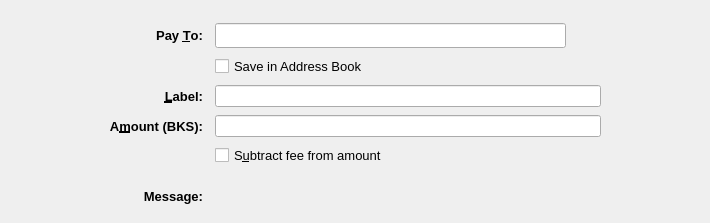
<?xml version="1.0" encoding="UTF-8"?>
<ui version="4.0">
 <class>SendCoinsEntry</class>
 <widget class="QStackedWidget" name="SendCoinsEntry">
  <property name="geometry">
   <rect>
    <x>0</x>
    <y>0</y>
    <width>710</width>
    <height>223</height>
   </rect>
  </property>
  <property name="focusPolicy">
   <enum>Qt::TabFocus</enum>
  </property>
  <property name="autoFillBackground">
   <bool>false</bool>
  </property>
  <property name="styleSheet">
   <string notr="true"/>
  </property>
  <property name="currentIndex">
   <number>0</number>
  </property>
  <widget class="QFrame" name="SendCoins">
   <property name="toolTip">
    <string>This is a normal payment.</string>
   </property>
   <property name="frameShape">
    <enum>QFrame::NoFrame</enum>
   </property>
   <layout class="QGridLayout" name="gridLayout">
    <property name="topMargin">
     <number>8</number>
    </property>
    <property name="bottomMargin">
     <number>4</number>
    </property>
    <property name="horizontalSpacing">
     <number>12</number>
    </property>
    <property name="verticalSpacing">
     <number>8</number>
    </property>
    <item row="1" column="0">
     <spacer name="horizontalSpacer">
      <property name="orientation">
       <enum>Qt::Horizontal</enum>
      </property>
      <property name="sizeType">
       <enum>QSizePolicy::Maximum</enum>
      </property>
      <property name="sizeHint" stdset="0">
       <size>
        <width>100</width>
        <height>20</height>
       </size>
      </property>
     </spacer>
    </item>
    <item row="3" column="2">
     <widget class="QLineEdit" name="addAsLabel">
      <property name="sizePolicy">
       <sizepolicy hsizetype="Expanding" vsizetype="Expanding">
        <horstretch>0</horstretch>
        <verstretch>0</verstretch>
       </sizepolicy>
      </property>
      <property name="toolTip">
       <string>Enter a label for this address to add it to the list of used addresses</string>
      </property>
      <property name="styleSheet">
       <string notr="true"/>
      </property>
     </widget>
    </item>
    <item row="0" column="2">
     <spacer name="verticalSpacer">
      <property name="orientation">
       <enum>Qt::Vertical</enum>
      </property>
      <property name="sizeHint" stdset="0">
       <size>
        <width>20</width>
        <height>40</height>
       </size>
      </property>
     </spacer>
    </item>
    <item row="1" column="3">
     <spacer name="horizontalSpacer_2">
      <property name="orientation">
       <enum>Qt::Horizontal</enum>
      </property>
      <property name="sizeType">
       <enum>QSizePolicy::Maximum</enum>
      </property>
      <property name="sizeHint" stdset="0">
       <size>
        <width>100</width>
        <height>20</height>
       </size>
      </property>
     </spacer>
    </item>
    <item row="12" column="2">
     <widget class="QLabel" name="messageTextLabel">
      <property name="toolTip">
       <string>A message that was attached to the BKS: URI which will be stored with the transaction for your reference. Note: This message will not be sent over the BKS network.</string>
      </property>
      <property name="styleSheet">
       <string notr="true"/>
      </property>
      <property name="textFormat">
       <enum>Qt::PlainText</enum>
      </property>
     </widget>
    </item>
    <item row="1" column="1">
     <widget class="QLabel" name="payToLabel">
      <property name="font">
       <font>
        <pointsize>10</pointsize>
        <weight>75</weight>
        <bold>true</bold>
       </font>
      </property>
      <property name="text">
       <string>Pay &amp;To:</string>
      </property>
      <property name="alignment">
       <set>Qt::AlignRight|Qt::AlignTrailing|Qt::AlignVCenter</set>
      </property>
      <property name="buddy">
       <cstring>payTo</cstring>
      </property>
     </widget>
    </item>
    <item row="12" column="1">
     <widget class="QLabel" name="messageLabel">
      <property name="font">
       <font>
        <pointsize>10</pointsize>
        <weight>75</weight>
        <bold>true</bold>
       </font>
      </property>
      <property name="text">
       <string>Message:</string>
      </property>
      <property name="alignment">
       <set>Qt::AlignRight|Qt::AlignTrailing|Qt::AlignVCenter</set>
      </property>
     </widget>
    </item>
    <item row="6" column="2">
     <layout class="QHBoxLayout" name="horizontalLayoutAmount" stretch="0">
      <item>
       <widget class="BKSAmountField" name="payAmount">
        <property name="sizePolicy">
         <sizepolicy hsizetype="Expanding" vsizetype="Expanding">
          <horstretch>0</horstretch>
          <verstretch>0</verstretch>
         </sizepolicy>
        </property>
        <property name="styleSheet">
         <string notr="true"/>
        </property>
       </widget>
      </item>
     </layout>
    </item>
    <item row="3" column="1">
     <widget class="QLabel" name="labellLabel">
      <property name="font">
       <font>
        <pointsize>10</pointsize>
        <weight>75</weight>
        <bold>true</bold>
       </font>
      </property>
      <property name="text">
       <string>&amp;Label:</string>
      </property>
      <property name="alignment">
       <set>Qt::AlignRight|Qt::AlignTrailing|Qt::AlignVCenter</set>
      </property>
      <property name="buddy">
       <cstring>addAsLabel</cstring>
      </property>
     </widget>
    </item>
    <item row="1" column="2">
     <layout class="QHBoxLayout" name="payToLayout">
      <property name="spacing">
       <number>0</number>
      </property>
      <item>
       <widget class="QValidatedLineEdit" name="payTo">
        <property name="sizePolicy">
         <sizepolicy hsizetype="Expanding" vsizetype="Expanding">
          <horstretch>0</horstretch>
          <verstretch>0</verstretch>
         </sizepolicy>
        </property>
        <property name="toolTip">
         <string>The BKS address to send the payment to</string>
        </property>
        <property name="styleSheet">
         <string notr="true"/>
        </property>
       </widget>
      </item>
      <item>
       <widget class="QToolButton" name="addressBookButton">
        <property name="toolTip">
         <string notr="true"/>
        </property>
        <property name="styleSheet">
         <string notr="true">border:0;background:transparent</string>
        </property>
        <property name="text">
         <string/>
        </property>
        <property name="icon">
         <iconset resource="../BKS.qrc">
          <normaloff>:/icons/address-book</normaloff>:/icons/address-book</iconset>
        </property>
        <property name="iconSize">
         <size>
          <width>22</width>
          <height>22</height>
         </size>
        </property>
        <property name="shortcut">
         <string>Alt+A</string>
        </property>
       </widget>
      </item>
      <item>
       <spacer name="horizontalSpacer_3">
        <property name="orientation">
         <enum>Qt::Horizontal</enum>
        </property>
        <property name="sizeType">
         <enum>QSizePolicy::Maximum</enum>
        </property>
        <property name="sizeHint" stdset="0">
         <size>
          <width>10</width>
          <height>20</height>
         </size>
        </property>
       </spacer>
      </item>
     </layout>
    </item>
    <item row="10" column="2">
     <spacer name="verticalSpacer_3">
      <property name="orientation">
       <enum>Qt::Vertical</enum>
      </property>
      <property name="sizeHint" stdset="0">
       <size>
        <width>20</width>
        <height>40</height>
       </size>
      </property>
     </spacer>
    </item>
    <item row="2" column="2">
     <widget class="QCheckBox" name="addressBookCheckBox">
      <property name="font">
       <font>
        <pointsize>10</pointsize>
       </font>
      </property>
      <property name="text">
       <string>Save in Address Book</string>
      </property>
     </widget>
    </item>
    <item row="6" column="1">
     <widget class="QLabel" name="amountLabel">
      <property name="font">
       <font>
        <pointsize>10</pointsize>
        <weight>75</weight>
        <bold>true</bold>
       </font>
      </property>
      <property name="text">
       <string>A&amp;mount (BKS):</string>
      </property>
      <property name="alignment">
       <set>Qt::AlignRight|Qt::AlignTrailing|Qt::AlignVCenter</set>
      </property>
      <property name="buddy">
       <cstring>payAmount</cstring>
      </property>
     </widget>
    </item>
    <item row="13" column="2">
     <spacer name="verticalSpacer_2">
      <property name="orientation">
       <enum>Qt::Vertical</enum>
      </property>
      <property name="sizeHint" stdset="0">
       <size>
        <width>20</width>
        <height>40</height>
       </size>
      </property>
     </spacer>
    </item>
    <item row="7" column="2">
     <widget class="QCheckBox" name="checkboxSubtractFeeFromAmount">
      <property name="font">
       <font>
        <pointsize>10</pointsize>
       </font>
      </property>
      <property name="toolTip">
       <string>The fee will be deducted from the amount being sent. The recipient will receive less BKSs than you enter in the amount field. If multiple recipients are selected, the fee is split equally.</string>
      </property>
      <property name="text">
       <string>S&amp;ubtract fee from amount</string>
      </property>
     </widget>
    </item>
   </layout>
  </widget>
  <widget class="QFrame" name="SendCoins_UnauthenticatedPaymentRequest">
   <property name="palette">
    <palette>
     <active>
      <colorrole role="WindowText">
       <brush brushstyle="SolidPattern">
        <color alpha="255">
         <red>0</red>
         <green>0</green>
         <blue>0</blue>
        </color>
       </brush>
      </colorrole>
      <colorrole role="Button">
       <brush brushstyle="SolidPattern">
        <color alpha="255">
         <red>239</red>
         <green>241</green>
         <blue>244</blue>
        </color>
       </brush>
      </colorrole>
      <colorrole role="Light">
       <brush brushstyle="SolidPattern">
        <color alpha="255">
         <red>255</red>
         <green>255</green>
         <blue>255</blue>
        </color>
       </brush>
      </colorrole>
      <colorrole role="Midlight">
       <brush brushstyle="SolidPattern">
        <color alpha="255">
         <red>255</red>
         <green>255</green>
         <blue>191</blue>
        </color>
       </brush>
      </colorrole>
      <colorrole role="Dark">
       <brush brushstyle="SolidPattern">
        <color alpha="255">
         <red>127</red>
         <green>127</green>
         <blue>63</blue>
        </color>
       </brush>
      </colorrole>
      <colorrole role="Mid">
       <brush brushstyle="SolidPattern">
        <color alpha="255">
         <red>170</red>
         <green>170</green>
         <blue>84</blue>
        </color>
       </brush>
      </colorrole>
      <colorrole role="Text">
       <brush brushstyle="SolidPattern">
        <color alpha="255">
         <red>0</red>
         <green>0</green>
         <blue>0</blue>
        </color>
       </brush>
      </colorrole>
      <colorrole role="BrightText">
       <brush brushstyle="SolidPattern">
        <color alpha="255">
         <red>255</red>
         <green>255</green>
         <blue>255</blue>
        </color>
       </brush>
      </colorrole>
      <colorrole role="ButtonText">
       <brush brushstyle="SolidPattern">
        <color alpha="255">
         <red>0</red>
         <green>0</green>
         <blue>0</blue>
        </color>
       </brush>
      </colorrole>
      <colorrole role="Base">
       <brush brushstyle="SolidPattern">
        <color alpha="255">
         <red>239</red>
         <green>241</green>
         <blue>244</blue>
        </color>
       </brush>
      </colorrole>
      <colorrole role="Window">
       <brush brushstyle="SolidPattern">
        <color alpha="255">
         <red>239</red>
         <green>241</green>
         <blue>244</blue>
        </color>
       </brush>
      </colorrole>
      <colorrole role="Shadow">
       <brush brushstyle="SolidPattern">
        <color alpha="255">
         <red>0</red>
         <green>0</green>
         <blue>0</blue>
        </color>
       </brush>
      </colorrole>
      <colorrole role="AlternateBase">
       <brush brushstyle="SolidPattern">
        <color alpha="255">
         <red>255</red>
         <green>255</green>
         <blue>191</blue>
        </color>
       </brush>
      </colorrole>
      <colorrole role="ToolTipBase">
       <brush brushstyle="SolidPattern">
        <color alpha="255">
         <red>255</red>
         <green>255</green>
         <blue>220</blue>
        </color>
       </brush>
      </colorrole>
      <colorrole role="ToolTipText">
       <brush brushstyle="SolidPattern">
        <color alpha="255">
         <red>0</red>
         <green>0</green>
         <blue>0</blue>
        </color>
       </brush>
      </colorrole>
     </active>
     <inactive>
      <colorrole role="WindowText">
       <brush brushstyle="SolidPattern">
        <color alpha="255">
         <red>0</red>
         <green>0</green>
         <blue>0</blue>
        </color>
       </brush>
      </colorrole>
      <colorrole role="Button">
       <brush brushstyle="SolidPattern">
        <color alpha="255">
         <red>239</red>
         <green>241</green>
         <blue>244</blue>
        </color>
       </brush>
      </colorrole>
      <colorrole role="Light">
       <brush brushstyle="SolidPattern">
        <color alpha="255">
         <red>255</red>
         <green>255</green>
         <blue>255</blue>
        </color>
       </brush>
      </colorrole>
      <colorrole role="Midlight">
       <brush brushstyle="SolidPattern">
        <color alpha="255">
         <red>255</red>
         <green>255</green>
         <blue>191</blue>
        </color>
       </brush>
      </colorrole>
      <colorrole role="Dark">
       <brush brushstyle="SolidPattern">
        <color alpha="255">
         <red>127</red>
         <green>127</green>
         <blue>63</blue>
        </color>
       </brush>
      </colorrole>
      <colorrole role="Mid">
       <brush brushstyle="SolidPattern">
        <color alpha="255">
         <red>170</red>
         <green>170</green>
         <blue>84</blue>
        </color>
       </brush>
      </colorrole>
      <colorrole role="Text">
       <brush brushstyle="SolidPattern">
        <color alpha="255">
         <red>0</red>
         <green>0</green>
         <blue>0</blue>
        </color>
       </brush>
      </colorrole>
      <colorrole role="BrightText">
       <brush brushstyle="SolidPattern">
        <color alpha="255">
         <red>255</red>
         <green>255</green>
         <blue>255</blue>
        </color>
       </brush>
      </colorrole>
      <colorrole role="ButtonText">
       <brush brushstyle="SolidPattern">
        <color alpha="255">
         <red>0</red>
         <green>0</green>
         <blue>0</blue>
        </color>
       </brush>
      </colorrole>
      <colorrole role="Base">
       <brush brushstyle="SolidPattern">
        <color alpha="255">
         <red>239</red>
         <green>241</green>
         <blue>244</blue>
        </color>
       </brush>
      </colorrole>
      <colorrole role="Window">
       <brush brushstyle="SolidPattern">
        <color alpha="255">
         <red>239</red>
         <green>241</green>
         <blue>244</blue>
        </color>
       </brush>
      </colorrole>
      <colorrole role="Shadow">
       <brush brushstyle="SolidPattern">
        <color alpha="255">
         <red>0</red>
         <green>0</green>
         <blue>0</blue>
        </color>
       </brush>
      </colorrole>
      <colorrole role="AlternateBase">
       <brush brushstyle="SolidPattern">
        <color alpha="255">
         <red>255</red>
         <green>255</green>
         <blue>191</blue>
        </color>
       </brush>
      </colorrole>
      <colorrole role="ToolTipBase">
       <brush brushstyle="SolidPattern">
        <color alpha="255">
         <red>255</red>
         <green>255</green>
         <blue>220</blue>
        </color>
       </brush>
      </colorrole>
      <colorrole role="ToolTipText">
       <brush brushstyle="SolidPattern">
        <color alpha="255">
         <red>0</red>
         <green>0</green>
         <blue>0</blue>
        </color>
       </brush>
      </colorrole>
     </inactive>
     <disabled>
      <colorrole role="WindowText">
       <brush brushstyle="SolidPattern">
        <color alpha="255">
         <red>127</red>
         <green>127</green>
         <blue>63</blue>
        </color>
       </brush>
      </colorrole>
      <colorrole role="Button">
       <brush brushstyle="SolidPattern">
        <color alpha="255">
         <red>239</red>
         <green>241</green>
         <blue>244</blue>
        </color>
       </brush>
      </colorrole>
      <colorrole role="Light">
       <brush brushstyle="SolidPattern">
        <color alpha="255">
         <red>255</red>
         <green>255</green>
         <blue>255</blue>
        </color>
       </brush>
      </colorrole>
      <colorrole role="Midlight">
       <brush brushstyle="SolidPattern">
        <color alpha="255">
         <red>255</red>
         <green>255</green>
         <blue>191</blue>
        </color>
       </brush>
      </colorrole>
      <colorrole role="Dark">
       <brush brushstyle="SolidPattern">
        <color alpha="255">
         <red>127</red>
         <green>127</green>
         <blue>63</blue>
        </color>
       </brush>
      </colorrole>
      <colorrole role="Mid">
       <brush brushstyle="SolidPattern">
        <color alpha="255">
         <red>170</red>
         <green>170</green>
         <blue>84</blue>
        </color>
       </brush>
      </colorrole>
      <colorrole role="Text">
       <brush brushstyle="SolidPattern">
        <color alpha="255">
         <red>127</red>
         <green>127</green>
         <blue>63</blue>
        </color>
       </brush>
      </colorrole>
      <colorrole role="BrightText">
       <brush brushstyle="SolidPattern">
        <color alpha="255">
         <red>255</red>
         <green>255</green>
         <blue>255</blue>
        </color>
       </brush>
      </colorrole>
      <colorrole role="ButtonText">
       <brush brushstyle="SolidPattern">
        <color alpha="255">
         <red>127</red>
         <green>127</green>
         <blue>63</blue>
        </color>
       </brush>
      </colorrole>
      <colorrole role="Base">
       <brush brushstyle="SolidPattern">
        <color alpha="255">
         <red>239</red>
         <green>241</green>
         <blue>244</blue>
        </color>
       </brush>
      </colorrole>
      <colorrole role="Window">
       <brush brushstyle="SolidPattern">
        <color alpha="255">
         <red>239</red>
         <green>241</green>
         <blue>244</blue>
        </color>
       </brush>
      </colorrole>
      <colorrole role="Shadow">
       <brush brushstyle="SolidPattern">
        <color alpha="255">
         <red>0</red>
         <green>0</green>
         <blue>0</blue>
        </color>
       </brush>
      </colorrole>
      <colorrole role="AlternateBase">
       <brush brushstyle="SolidPattern">
        <color alpha="255">
         <red>255</red>
         <green>255</green>
         <blue>127</blue>
        </color>
       </brush>
      </colorrole>
      <colorrole role="ToolTipBase">
       <brush brushstyle="SolidPattern">
        <color alpha="255">
         <red>255</red>
         <green>255</green>
         <blue>220</blue>
        </color>
       </brush>
      </colorrole>
      <colorrole role="ToolTipText">
       <brush brushstyle="SolidPattern">
        <color alpha="255">
         <red>0</red>
         <green>0</green>
         <blue>0</blue>
        </color>
       </brush>
      </colorrole>
     </disabled>
    </palette>
   </property>
   <property name="toolTip">
    <string>This is an unauthenticated payment request.</string>
   </property>
   <property name="autoFillBackground">
    <bool>false</bool>
   </property>
   <property name="frameShape">
    <enum>QFrame::NoFrame</enum>
   </property>
   <layout class="QGridLayout" name="gridLayout_is">
    <property name="spacing">
     <number>12</number>
    </property>
    <item row="0" column="0">
     <widget class="QLabel" name="payToLabel_is">
      <property name="text">
       <string>Pay To:</string>
      </property>
      <property name="alignment">
       <set>Qt::AlignRight|Qt::AlignTrailing|Qt::AlignVCenter</set>
      </property>
     </widget>
    </item>
    <item row="0" column="1">
     <layout class="QHBoxLayout" name="payToLayout_is">
      <property name="spacing">
       <number>0</number>
      </property>
      <item>
       <widget class="QLabel" name="payTo_is">
        <property name="styleSheet">
         <string notr="true">background: #fff; border-radius: 4px; border: 1px solid #000; padding:2px</string>
        </property>
       </widget>
      </item>
      <item>
       <widget class="QToolButton" name="deleteButton_is">
        <property name="toolTip">
         <string>Remove this entry</string>
        </property>
        <property name="text">
         <string/>
        </property>
        <property name="icon">
         <iconset resource="../BKS.qrc">
          <normaloff>:/icons/remove</normaloff>:/icons/remove</iconset>
        </property>
       </widget>
      </item>
     </layout>
    </item>
    <item row="1" column="0">
     <widget class="QLabel" name="memoLabel_is">
      <property name="text">
       <string>Memo:</string>
      </property>
      <property name="alignment">
       <set>Qt::AlignRight|Qt::AlignTrailing|Qt::AlignVCenter</set>
      </property>
     </widget>
    </item>
    <item row="1" column="1">
     <widget class="QLabel" name="memoTextLabel_is">
      <property name="styleSheet">
       <string notr="true">background: #fff; border-radius: 4px; border: 1px solid #000; padding:2px</string>
      </property>
      <property name="textFormat">
       <enum>Qt::PlainText</enum>
      </property>
     </widget>
    </item>
    <item row="2" column="0">
     <widget class="QLabel" name="amountLabel_is">
      <property name="text">
       <string>A&amp;mount:</string>
      </property>
      <property name="alignment">
       <set>Qt::AlignRight|Qt::AlignTrailing|Qt::AlignVCenter</set>
      </property>
      <property name="buddy">
       <cstring>payAmount_is</cstring>
      </property>
     </widget>
    </item>
    <item row="2" column="1">
     <widget class="BKSAmountField" name="payAmount_is">
      <property name="acceptDrops">
       <bool>false</bool>
      </property>
      <property name="styleSheet">
       <string notr="true">background: #fff; border-radius: 4px; border: 1px solid #000; padding:2px</string>
      </property>
     </widget>
    </item>
   </layout>
  </widget>
  <widget class="QFrame" name="SendCoins_AuthenticatedPaymentRequest">
   <property name="palette">
    <palette>
     <active>
      <colorrole role="WindowText">
       <brush brushstyle="SolidPattern">
        <color alpha="255">
         <red>0</red>
         <green>0</green>
         <blue>0</blue>
        </color>
       </brush>
      </colorrole>
      <colorrole role="Button">
       <brush brushstyle="SolidPattern">
        <color alpha="255">
         <red>239</red>
         <green>241</green>
         <blue>244</blue>
        </color>
       </brush>
      </colorrole>
      <colorrole role="Light">
       <brush brushstyle="SolidPattern">
        <color alpha="255">
         <red>230</red>
         <green>255</green>
         <blue>224</blue>
        </color>
       </brush>
      </colorrole>
      <colorrole role="Midlight">
       <brush brushstyle="SolidPattern">
        <color alpha="255">
         <red>185</red>
         <green>243</green>
         <blue>171</blue>
        </color>
       </brush>
      </colorrole>
      <colorrole role="Dark">
       <brush brushstyle="SolidPattern">
        <color alpha="255">
         <red>70</red>
         <green>116</green>
         <blue>59</blue>
        </color>
       </brush>
      </colorrole>
      <colorrole role="Mid">
       <brush brushstyle="SolidPattern">
        <color alpha="255">
         <red>93</red>
         <green>155</green>
         <blue>79</blue>
        </color>
       </brush>
      </colorrole>
      <colorrole role="Text">
       <brush brushstyle="SolidPattern">
        <color alpha="255">
         <red>0</red>
         <green>0</green>
         <blue>0</blue>
        </color>
       </brush>
      </colorrole>
      <colorrole role="BrightText">
       <brush brushstyle="SolidPattern">
        <color alpha="255">
         <red>155</red>
         <green>255</green>
         <blue>147</blue>
        </color>
       </brush>
      </colorrole>
      <colorrole role="ButtonText">
       <brush brushstyle="SolidPattern">
        <color alpha="255">
         <red>0</red>
         <green>0</green>
         <blue>0</blue>
        </color>
       </brush>
      </colorrole>
      <colorrole role="Base">
       <brush brushstyle="SolidPattern">
        <color alpha="255">
         <red>239</red>
         <green>241</green>
         <blue>244</blue>
        </color>
       </brush>
      </colorrole>
      <colorrole role="Window">
       <brush brushstyle="SolidPattern">
        <color alpha="255">
         <red>239</red>
         <green>241</green>
         <blue>244</blue>
        </color>
       </brush>
      </colorrole>
      <colorrole role="Shadow">
       <brush brushstyle="SolidPattern">
        <color alpha="255">
         <red>0</red>
         <green>0</green>
         <blue>0</blue>
        </color>
       </brush>
      </colorrole>
      <colorrole role="AlternateBase">
       <brush brushstyle="SolidPattern">
        <color alpha="255">
         <red>197</red>
         <green>243</green>
         <blue>187</blue>
        </color>
       </brush>
      </colorrole>
      <colorrole role="NoRole">
       <brush brushstyle="SolidPattern">
        <color alpha="255">
         <red>125</red>
         <green>194</green>
         <blue>122</blue>
        </color>
       </brush>
      </colorrole>
      <colorrole role="ToolTipBase">
       <brush brushstyle="SolidPattern">
        <color alpha="255">
         <red>255</red>
         <green>255</green>
         <blue>220</blue>
        </color>
       </brush>
      </colorrole>
      <colorrole role="ToolTipText">
       <brush brushstyle="SolidPattern">
        <color alpha="255">
         <red>0</red>
         <green>0</green>
         <blue>0</blue>
        </color>
       </brush>
      </colorrole>
     </active>
     <inactive>
      <colorrole role="WindowText">
       <brush brushstyle="SolidPattern">
        <color alpha="255">
         <red>0</red>
         <green>0</green>
         <blue>0</blue>
        </color>
       </brush>
      </colorrole>
      <colorrole role="Button">
       <brush brushstyle="SolidPattern">
        <color alpha="255">
         <red>239</red>
         <green>241</green>
         <blue>244</blue>
        </color>
       </brush>
      </colorrole>
      <colorrole role="Light">
       <brush brushstyle="SolidPattern">
        <color alpha="255">
         <red>230</red>
         <green>255</green>
         <blue>224</blue>
        </color>
       </brush>
      </colorrole>
      <colorrole role="Midlight">
       <brush brushstyle="SolidPattern">
        <color alpha="255">
         <red>185</red>
         <green>243</green>
         <blue>171</blue>
        </color>
       </brush>
      </colorrole>
      <colorrole role="Dark">
       <brush brushstyle="SolidPattern">
        <color alpha="255">
         <red>70</red>
         <green>116</green>
         <blue>59</blue>
        </color>
       </brush>
      </colorrole>
      <colorrole role="Mid">
       <brush brushstyle="SolidPattern">
        <color alpha="255">
         <red>93</red>
         <green>155</green>
         <blue>79</blue>
        </color>
       </brush>
      </colorrole>
      <colorrole role="Text">
       <brush brushstyle="SolidPattern">
        <color alpha="255">
         <red>0</red>
         <green>0</green>
         <blue>0</blue>
        </color>
       </brush>
      </colorrole>
      <colorrole role="BrightText">
       <brush brushstyle="SolidPattern">
        <color alpha="255">
         <red>155</red>
         <green>255</green>
         <blue>147</blue>
        </color>
       </brush>
      </colorrole>
      <colorrole role="ButtonText">
       <brush brushstyle="SolidPattern">
        <color alpha="255">
         <red>0</red>
         <green>0</green>
         <blue>0</blue>
        </color>
       </brush>
      </colorrole>
      <colorrole role="Base">
       <brush brushstyle="SolidPattern">
        <color alpha="255">
         <red>239</red>
         <green>241</green>
         <blue>244</blue>
        </color>
       </brush>
      </colorrole>
      <colorrole role="Window">
       <brush brushstyle="SolidPattern">
        <color alpha="255">
         <red>239</red>
         <green>241</green>
         <blue>244</blue>
        </color>
       </brush>
      </colorrole>
      <colorrole role="Shadow">
       <brush brushstyle="SolidPattern">
        <color alpha="255">
         <red>0</red>
         <green>0</green>
         <blue>0</blue>
        </color>
       </brush>
      </colorrole>
      <colorrole role="AlternateBase">
       <brush brushstyle="SolidPattern">
        <color alpha="255">
         <red>197</red>
         <green>243</green>
         <blue>187</blue>
        </color>
       </brush>
      </colorrole>
      <colorrole role="NoRole">
       <brush brushstyle="SolidPattern">
        <color alpha="255">
         <red>125</red>
         <green>194</green>
         <blue>122</blue>
        </color>
       </brush>
      </colorrole>
      <colorrole role="ToolTipBase">
       <brush brushstyle="SolidPattern">
        <color alpha="255">
         <red>255</red>
         <green>255</green>
         <blue>220</blue>
        </color>
       </brush>
      </colorrole>
      <colorrole role="ToolTipText">
       <brush brushstyle="SolidPattern">
        <color alpha="255">
         <red>0</red>
         <green>0</green>
         <blue>0</blue>
        </color>
       </brush>
      </colorrole>
     </inactive>
     <disabled>
      <colorrole role="WindowText">
       <brush brushstyle="SolidPattern">
        <color alpha="255">
         <red>70</red>
         <green>116</green>
         <blue>59</blue>
        </color>
       </brush>
      </colorrole>
      <colorrole role="Button">
       <brush brushstyle="SolidPattern">
        <color alpha="255">
         <red>239</red>
         <green>241</green>
         <blue>244</blue>
        </color>
       </brush>
      </colorrole>
      <colorrole role="Light">
       <brush brushstyle="SolidPattern">
        <color alpha="255">
         <red>230</red>
         <green>255</green>
         <blue>224</blue>
        </color>
       </brush>
      </colorrole>
      <colorrole role="Midlight">
       <brush brushstyle="SolidPattern">
        <color alpha="255">
         <red>185</red>
         <green>243</green>
         <blue>171</blue>
        </color>
       </brush>
      </colorrole>
      <colorrole role="Dark">
       <brush brushstyle="SolidPattern">
        <color alpha="255">
         <red>70</red>
         <green>116</green>
         <blue>59</blue>
        </color>
       </brush>
      </colorrole>
      <colorrole role="Mid">
       <brush brushstyle="SolidPattern">
        <color alpha="255">
         <red>93</red>
         <green>155</green>
         <blue>79</blue>
        </color>
       </brush>
      </colorrole>
      <colorrole role="Text">
       <brush brushstyle="SolidPattern">
        <color alpha="255">
         <red>70</red>
         <green>116</green>
         <blue>59</blue>
        </color>
       </brush>
      </colorrole>
      <colorrole role="BrightText">
       <brush brushstyle="SolidPattern">
        <color alpha="255">
         <red>155</red>
         <green>255</green>
         <blue>147</blue>
        </color>
       </brush>
      </colorrole>
      <colorrole role="ButtonText">
       <brush brushstyle="SolidPattern">
        <color alpha="255">
         <red>70</red>
         <green>116</green>
         <blue>59</blue>
        </color>
       </brush>
      </colorrole>
      <colorrole role="Base">
       <brush brushstyle="SolidPattern">
        <color alpha="255">
         <red>239</red>
         <green>241</green>
         <blue>244</blue>
        </color>
       </brush>
      </colorrole>
      <colorrole role="Window">
       <brush brushstyle="SolidPattern">
        <color alpha="255">
         <red>239</red>
         <green>241</green>
         <blue>244</blue>
        </color>
       </brush>
      </colorrole>
      <colorrole role="Shadow">
       <brush brushstyle="SolidPattern">
        <color alpha="255">
         <red>0</red>
         <green>0</green>
         <blue>0</blue>
        </color>
       </brush>
      </colorrole>
      <colorrole role="AlternateBase">
       <brush brushstyle="SolidPattern">
        <color alpha="255">
         <red>140</red>
         <green>232</green>
         <blue>119</blue>
        </color>
       </brush>
      </colorrole>
      <colorrole role="NoRole">
       <brush brushstyle="SolidPattern">
        <color alpha="255">
         <red>125</red>
         <green>194</green>
         <blue>122</blue>
        </color>
       </brush>
      </colorrole>
      <colorrole role="ToolTipBase">
       <brush brushstyle="SolidPattern">
        <color alpha="255">
         <red>255</red>
         <green>255</green>
         <blue>220</blue>
        </color>
       </brush>
      </colorrole>
      <colorrole role="ToolTipText">
       <brush brushstyle="SolidPattern">
        <color alpha="255">
         <red>0</red>
         <green>0</green>
         <blue>0</blue>
        </color>
       </brush>
      </colorrole>
     </disabled>
    </palette>
   </property>
   <property name="toolTip">
    <string>This is an authenticated payment request.</string>
   </property>
   <property name="autoFillBackground">
    <bool>false</bool>
   </property>
   <property name="styleSheet">
    <string notr="true">background: #eff1f4; border: 0</string>
   </property>
   <property name="frameShape">
    <enum>QFrame::NoFrame</enum>
   </property>
   <layout class="QGridLayout" name="gridLayout_s">
    <property name="spacing">
     <number>12</number>
    </property>
    <item row="0" column="0">
     <widget class="QLabel" name="payToLabel_s">
      <property name="text">
       <string>Pay To:</string>
      </property>
      <property name="alignment">
       <set>Qt::AlignRight|Qt::AlignTrailing|Qt::AlignVCenter</set>
      </property>
     </widget>
    </item>
    <item row="0" column="1">
     <layout class="QHBoxLayout" name="payToLayout_s">
      <property name="spacing">
       <number>0</number>
      </property>
      <item>
       <widget class="QLabel" name="payTo_s">
        <property name="styleSheet">
         <string notr="true">background: #fff; border-radius: 4px; border: 1px solid #000; padding:2px</string>
        </property>
        <property name="textFormat">
         <enum>Qt::PlainText</enum>
        </property>
       </widget>
      </item>
      <item>
       <widget class="QToolButton" name="deleteButton_s">
        <property name="toolTip">
         <string>Remove this entry</string>
        </property>
        <property name="text">
         <string/>
        </property>
        <property name="icon">
         <iconset resource="../BKS.qrc">
          <normaloff>:/icons/remove</normaloff>:/icons/remove</iconset>
        </property>
       </widget>
      </item>
     </layout>
    </item>
    <item row="1" column="0">
     <widget class="QLabel" name="memoLabel_s">
      <property name="text">
       <string>Memo:</string>
      </property>
      <property name="alignment">
       <set>Qt::AlignRight|Qt::AlignTrailing|Qt::AlignVCenter</set>
      </property>
     </widget>
    </item>
    <item row="1" column="1">
     <widget class="QLabel" name="memoTextLabel_s">
      <property name="styleSheet">
       <string notr="true">background: #fff; border-radius: 4px; border: 1px solid #000; padding:2px</string>
      </property>
      <property name="textFormat">
       <enum>Qt::PlainText</enum>
      </property>
     </widget>
    </item>
    <item row="2" column="0">
     <widget class="QLabel" name="amountLabel_s">
      <property name="text">
       <string>A&amp;mount:</string>
      </property>
      <property name="alignment">
       <set>Qt::AlignRight|Qt::AlignTrailing|Qt::AlignVCenter</set>
      </property>
      <property name="buddy">
       <cstring>payAmount_s</cstring>
      </property>
     </widget>
    </item>
    <item row="2" column="1">
     <widget class="BKSAmountField" name="payAmount_s">
      <property name="acceptDrops">
       <bool>false</bool>
      </property>
      <property name="styleSheet">
       <string notr="true">background: #fff; border-radius: 4px; border: 1px solid #000; padding:2px</string>
      </property>
     </widget>
    </item>
   </layout>
  </widget>
 </widget>
 <customwidgets>
  <customwidget>
   <class>QValidatedLineEdit</class>
   <extends>QLineEdit</extends>
   <header>qvalidatedlineedit.h</header>
  </customwidget>
  <customwidget>
   <class>BKSAmountField</class>
   <extends>QLineEdit</extends>
   <header>BKSamountfield.h</header>
   <container>1</container>
  </customwidget>
 </customwidgets>
 <tabstops>
  <tabstop>payTo</tabstop>
  <tabstop>addressBookButton</tabstop>
  <tabstop>payAmount</tabstop>
  <tabstop>payAmount_is</tabstop>
  <tabstop>deleteButton_is</tabstop>
  <tabstop>payAmount_s</tabstop>
  <tabstop>deleteButton_s</tabstop>
 </tabstops>
 <resources>
  <include location="../BKS.qrc"/>
 </resources>
 <connections/>
</ui>
